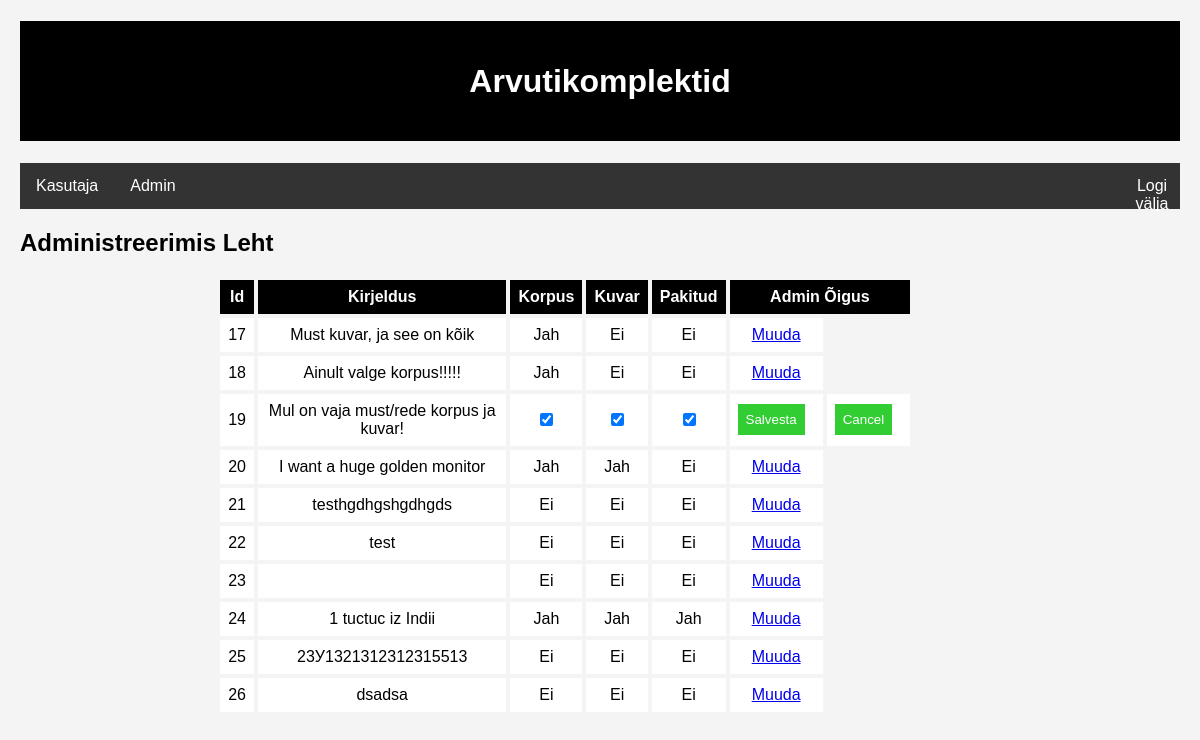
Page /AdminLeht.php?muutmine=19 on the committed database.
### tables this page shows
CREATE TABLE `arvutitellimused` (
  `id` int(11) NOT NULL,
  `kirjeldus` text DEFAULT ' ',
  `korpus` bit(1) DEFAULT NULL,
  `kuvar` bit(1) DEFAULT NULL,
  `pakitud` bit(1) DEFAULT b'0',
  `tellimusNR` int(11) DEFAULT NULL
);

### funct.php (called while the page is built, shortened)
<?php
function autoKuvamine(){
    global $yhendus;
    $paring = $yhendus->prepare("SELECT id, kirjeldus, korpus, kuvar, pakitud  FROM arvutitellimused");
    $paring->bind_result($arvutiIdAd, $opisanieAd, $korpusAd, $monitorAd, $upakovkaAd);
    $paring->execute();
    $andmed = array();
    while($paring->fetch()) {
        $arvuti = new stdClass();
        $arvuti->id = $arvutiIdAd;
        $arvuti->kirjeldus = htmlspecialchars($opisanieAd);
        $arvuti->korpus = htmlspecialchars($korpusAd);
        $arvuti->kuvar = $monitorAd;
        $arvuti->pakitud = $upakovkaAd;
        array_push($andmed, $arvuti);
    }
    return $andmed;
}
?>

### AdminLeht.php (the view, shortened to what this page needs)
<?php
require ('conf.php');
require ('funct.php');
$arvutid = autoKuvamine();
?>
<!doctype html>
<html lang="et">
<head>
    <link rel="stylesheet" type="text/css" href="ProjCss.css"
    <meta charset="UTF-8">
</head>
<body>
<h1>Arvutikomplektid</h1>
<nav>
    <ul>
        <li><a href="haldusleht.php">Kasutaja</a></li>
        <li><a href="AdminLeht.php">Admin</a></li>
        <li id="logout"><a href="logout.php">Logi välja</a></li>
    </ul>
</nav>
<h2>Administreerimis Leht</h2>
<table>
    <tr>
        <th>Id</th>
        <th>Kirjeldus</th>
        <th>Korpus</th>
        <th>Kuvar</th>
        <th>Pakitud</th>
        <th colspan="2">Admin Õigus</th>
    </tr>
    <?php foreach ($arvutid as $arvuti): ?>
        <tr>
            <?php if (!isset($_REQUEST["muutmine"]) || $arvuti->id != intval($_REQUEST["muutmine"])) : ?>
                <td><?= $arvuti->id ?></td>
                <td><?= $arvuti->kirjeldus ?></td>
                <td><?= $arvuti->korpus ? 'Jah' : 'Ei' ?></td>
                <td><?= $arvuti->kuvar ? 'Jah' : 'Ei' ?></td>
                <td><?= $arvuti->pakitud ? 'Jah' : 'Ei' ?></td>
                <td><?= "<a href='AdminLeht.php?muutmine=$arvuti->id'>Muuda</a>" ?></td>
            <?php else: ?>
                <form action="AdminLeht.php">
                    <td><?= $arvuti->id ?></td>
                    <td><?= $arvuti->kirjeldus ?></td>
                    <td><input type="checkbox" name="korpus" <?= $arvuti->korpus ? 'checked' : '' ?>></td>
                    <td><input type="checkbox" name="kuvar" <?= $arvuti->kuvar ? 'checked' : '' ?>></td>
                    <td><input type="checkbox" name="pakitud" <?= $arvuti->pakitud ? 'checked' : '' ?>></td>
                    <td><input type='submit' name='Saalvesta' value='Salvesta'></td>
                    <td><input type="button" name="Cancel" value="Cancel" onclick="history.back()"></td>
                </form>
            <?php endif ?>
        </tr>
    <?php endforeach; ?>
</table>
</body>
</html>

### ProjCss.css (style rules this page uses)
body { font-family: 'Arial'; background-color: #f4f4f4; margin: 20px; }
table { width: 60%; margin-top: 20px; margin-left: 17%; }
th, td { border: 1px solid whitesmoke; padding: 8px; text-align: center; }
th { background-color: black; color: white; cursor: pointer; }
form { margin-top: 20px; }
input[type="text"], input[type="submit"], input[type="button"] { padding: 8px; margin-right: 10px; }
input[type="submit"], input[type="button"] { background-color: limegreen; color: white; border: none; cursor: pointer; }
td { background-color: white; }
h1 { color: white; background-color: black; height: 80px; padding: 20px; display: flex; align-items: center; justify-content: center; }
ul { list-style-type: none; margin: 0; padding: 0; overflow: hidden; background-color: #333; }
li { float: left; }
li a { display: block; color: white; text-align: center; padding: 14px 16px; text-decoration: none; }
#logout { position: absolute; left: 92%; }

### rows in the picture
arvutitellimused: id "17", kirjeldus "Must kuvar, ja see on kõik", korpus "Jah", kuvar "Ei", pakitud "Ei"
arvutitellimused: id "18", kirjeldus "Ainult valge korpus!!!!!", korpus "Jah", kuvar "Ei", pakitud "Ei"
arvutitellimused: id "19", kirjeldus "Mul on vaja must/rede korpus ja kuvar!", korpus "☑", kuvar "☑", pakitud "☑"
arvutitellimused: id "20", kirjeldus "I want a huge golden monitor", korpus "Jah", kuvar "Jah", pakitud "Ei"
arvutitellimused: id "21", kirjeldus "testhgdhgshgdhgds", korpus "Ei", kuvar "Ei", pakitud "Ei"
arvutitellimused: id "22", kirjeldus "test", shows "Ei", pakitud "Ei"
arvutitellimused: id "23", shows "Ei", pakitud "Ei"
arvutitellimused: id "24", kirjeldus "1 tuctuc iz Indii", korpus "Jah", kuvar "Jah", pakitud "Jah"
arvutitellimused: id "25", kirjeldus "23У1321312312315513", shows "Ei", pakitud "Ei"
arvutitellimused: id "26", kirjeldus "dsadsa", shows "Ei", pakitud "Ei"
